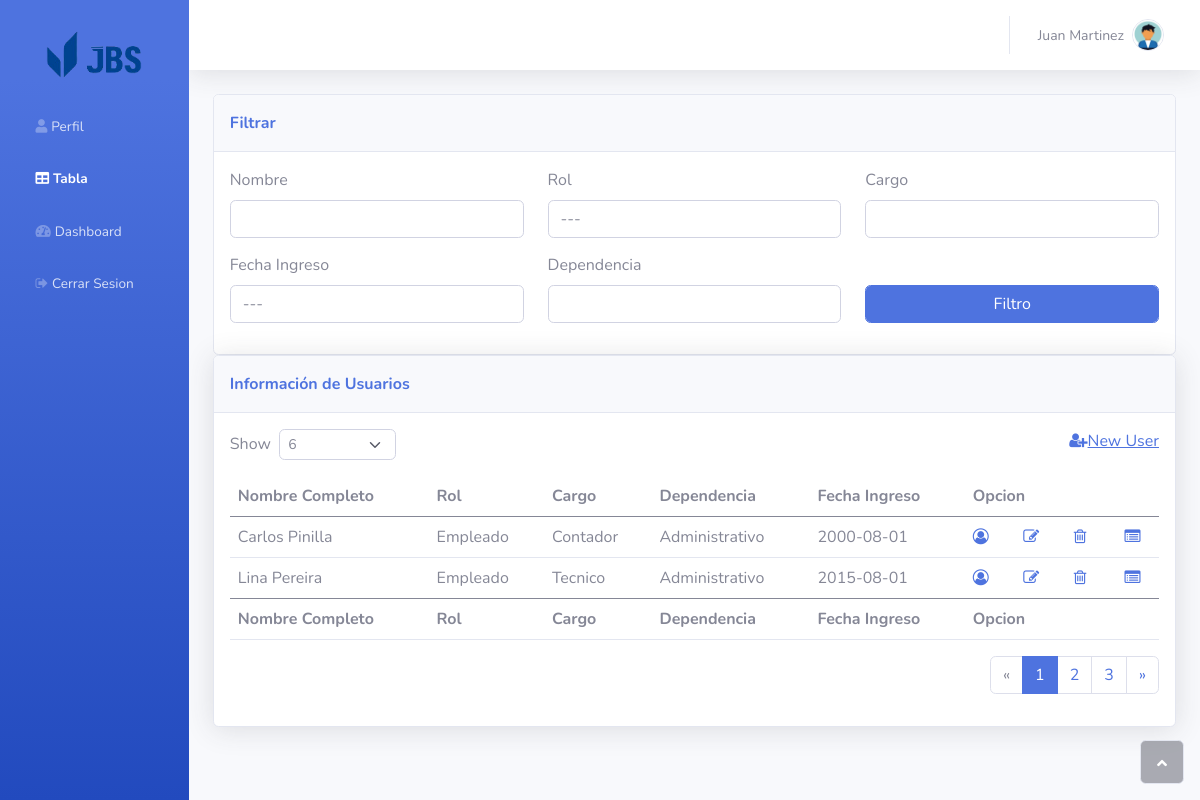
Page /system/table (signed in) on the committed database.
### flaskr/models/usuario.py (models this page shows, shortened)
class Usuario(UserMixin, sqla.Model):
    idUsuario = sqla.Column(sqla.Integer, primary_key=True, nullable=False)
    correo = sqla.Column(sqla.Text, nullable=False, unique=True)
    password = sqla.Column(sqla.Text, nullable=False)
    nombre = sqla.Column(sqla.Text, nullable=False)
    apellido = sqla.Column(sqla.Text, nullable=False)
    cedula = sqla.Column(sqla.Integer, nullable=False, unique=True)
    fecha_ingreso = sqla.Column(sqla.DateTime, nullable=False)
    fecha_contrato = sqla.Column(sqla.DateTime, nullable=False)
    tipo_contrato = sqla.Column(sqla.Text, nullable=False)
    cargo = sqla.Column(sqla.Text, nullable=False)
    dependencia = sqla.Column(sqla.Text, nullable=False)
    salario = sqla.Column(sqla.Float, nullable=False)
    estado = sqla.Column(sqla.Boolean, nullable=False, default=1)
    uuid = sqla.Column(sqla.String(64), nullable=False, default=lambda: str(uuid4()))
    idRol = sqla.Column(sqla.Integer, sqla.ForeignKey('rol.idRol'), nullable=False)
    nombreRol = sqla.relationship('Rol', backref=sqla.backref('usuarios', lazy=True))
    direccion = sqla.Column(sqla.String, nullable=False)
    celular = sqla.Column(sqla.Integer, nullable=False)
    telefono = sqla.Column(sqla.Integer, nullable=False)
    image = sqla.Column(sqla.Text, nullable=False)

### flaskr/models/rol.py (models this page shows)
class Rol(sqla.Model):
    idRol = sqla.Column(sqla.Integer, primary_key=True, nullable=False)
    tipo = sqla.Column(sqla.Text, nullable=False, unique=True)
    def __repr__(self):
        return self.tipo

### flaskr/system.py (the view, shortened to what this page needs)
@bp.route("/table")
@login_required
@admin_required
def table():
    form = FilterForm(request.args, meta={"csrf": False})
    if current_user.idRol == 1:
        usuarios = Usuario.query.filter((Usuario.idRol == 3) | (Usuario.idRol == 2), Usuario.estado == 1).all()
    elif current_user.idRol == 2:
        usuarios = Usuario.query.filter_by(idRol = 3, estado=1).all()
    categorias = [(0, "---")]
    for i in range(current_user.idRol, 3):
        rol = Rol.query.filter_by(idRol=i+1).first()
        rol_choice = (rol.idRol, rol)
        categorias.append(rol_choice)
    form.rol.choices = categorias
    try:
        is_ajax = int(request.args["ajax"])
    except:
        is_ajax = 0
    opciones = usuarios_mostrar(3,6)
    return render_template('system/table.html', form=form, usuarios=usuarios, opciones=opciones)

### flaskr/forms.py
class FilterForm(FlaskForm):
    name = StringField("Nombre", validators=[Length(max=15)])
    rol = SelectField("Rol", coerce=int)
    cargo = StringField("Cargo", validators=[Length(max=15)])
    date_admission = SelectField("Fecha Ingreso", coerce=int, choices=[(0, "---"), (1, "Antiguos a Recientes"), (2, "Recientes a Antiguos")])
    dependencia = StringField("Dependencia", validators=[Length(max=15)])
    submit = SubmitField("Filtro")

### flaskr/models/usuario.py (called while the page is built)
@login_manager.user_loader
def load_user(user_uuid):
    return Usuario.query.filter_by(uuid=user_uuid).first()

### flaskr/system.py (called while the page is built)
def admin_required(view):
        @functools.wraps(view)
        def wrapped_view(**kwargs):
            if current_user.idRol == 3:
                return redirect(url_for("system.profile"))
            return view(**kwargs)
        return wrapped_view

def usuarios_mostrar(cant_opciones, rango):
    return [ i for i in range(rango,(cant_opciones*rango)+rango,rango)]

### flaskr/templates/system/table.html (shortened to what this page needs)
{% extends 'base_after.html' %}
{% set active_page = 'Table' %}
{% from "_error_messages.html" import error_messages %}
{% block container %}
<div class="card">
    <div class="card-header py-3">
        <p class="text-primary m-0 fw-bold">Filtrar</p>
    </div>
    <div class="card-body">
        <form class="filter-form" action="{{ url_for('system.table' ) }}" method="GET">
            <div class="row">
                <div class="col">
                    <div class="form-group">
                        {{ form.name.label(class="form-label") }}
                        {{ form.name(class="form-control") }}
                    </div>
                </div>
                <div class="col">
                    <div class="form-group">
                        {{ form.rol.label(class="form-label") }}
                        {{ form.rol(class="form-control") }}
                    </div>
                </div>
                <div class="col">
                    <div class="form-group">
                        {{ form.cargo.label(class="form-label") }}
                        {{ form.cargo(class="form-control") }}
                    </div>
                </div>
            </div>
            <div class="row">
                <div class="col">
                    <div class="form-group">
                        {{ form.date_admission.label(class="form-label") }}
                        {{ form.date_admission(class="form-control") }}
                    </div>
                </div>
                <div class="col">
                    <div class="form-group">
                        {{ form.dependencia.label(class="form-label") }}
                        {{ form.dependencia(class="form-control") }}
                    </div>
                </div>
                <div class="col">
                    {{ form.submit(class="btn btn-primary form-control",style="margin-bottom: 0%;margin-top: 2em;") }}
                </div>
            </div>
        </form>
    </div>
</div>
<div class="card shadow">
    <div class="card-header py-3">
        <p class="text-primary m-0 fw-bold">Información de Usuarios</p>
    </div>
    <div class="card-body">
        <div class="row">
            <div class="col-md-6 text-nowrap">
                <div id="dataTable_length" name="dataTable_length" class="dataTables_length" aria-controls="dataTable">
                    <label class="form-label">Show&nbsp;
                        <select class="d-inline-block form-select form-select-sm">
                            {% for i in opciones%}
                            {% if opciones[0] == i%}
                            <option value="{{ i }}" selected="">{{ i }}</option>
                            {% else %}
                            <option value="{{ i }}">{{ i }}</option>
                            {% endif %}
                            {% endfor %}
                        </select>&nbsp;
                    </label>
                </div>
            </div>
            <div class="col-md-6">
                <div class="text-md-end dataTables_filter" id="dataTable_filter"><a
                        href="{{ url_for('system.NewUser') }}"><i class="fa fa-user-plus"></i><span>New User</span></a>
                </div>
            </div>
        </div>
        <div class="table-responsive table mt-2" id="dataTable" role="grid" aria-describedby="dataTable_info">
            <table class="table my-0" id="data">
                <thead>
                    <tr>
                        <th>Nombre Completo</th>
                        <th>Rol</th>
                        <th>Cargo</th>
                        <th>Dependencia</th>
                        <th>Fecha Ingreso</th>
                        <th>Opcion</th>
                    </tr>
                </thead>
                <tbody class="filtro_form">
                    {% if usuarios|length >= opciones[0] %}
                    {% set cantidad = opciones[0] %}
                    {% else %}
                    {% set cantidad = usuarios|length %}
                    {% endif %}
                    {% for i in range(cantidad) %}
                    <tr>
                        <td>{{ usuarios[i].nombre +" "+ usuarios[i].apellido}}</td>
                        <td>{{ usuarios[i].nombreRol }}</td>
                        <td>{{ usuarios[i].cargo }}</td>
                        <td>{{ usuarios[i].dependencia }}</td>
                        <td>{{ usuarios[i].fecha_ingreso.strftime('%Y-%m-%d') }}</td>
                        <td>
                            <div class="row">
                                <div class="col"><a href="{{ url_for('system.view', usuario_id=usuarios[i].idUsuario) }}"><i
                                            class="fa fa-user-circle-o"></i></a></div>
                                <div class="col"><a href="{{ url_for('system.edit', usuario_id=usuarios[i].idUsuario) }}"
                                        style="text-align: center;"><i class="fa fa-edit"></i></a></div>
                                <div class="col">
                                    <a href="{{ url_for('system.delete', usuario_id=usuarios[i].idUsuario) }}"
                                        onclick="return confirm(&#39;Esta seguro que quiere remover a este usuario?&#39;)">
                                        <i class="fa fa-trash-o"></i>
                                    </a>
                                </div>
                                {% if usuarios[i].idRol == 3 %}
                                <div class="col">
                                    <a href="{{ url_for('system.retroalimentacion', usuario_id=usuarios[i].idUsuario) }}">
                                        <i class="fa fa-list-alt"></i>
                                    </a>
                                </div>
                                {% else %}
                                <div class="col"><i class="fa fa-list-alt"></i></div>
                                {% endif %}
                            </div>
                        </td>
                    </tr>
                    {% endfor %}
                </tbody>
                <tfoot>
                    <tr>
                        <td><strong>Nombre Completo</strong></td>
                        <td><strong>Rol</strong></td>
                        <td><strong>Cargo</strong></td>
                        <td><strong>Dependencia</strong></td>
                        <td><strong>Fecha Ingreso</strong></td>
                        <td><strong>Opcion</strong></td>
                    </tr>
                </tfoot>
            </table>
        </div>
        <div class="row">
            <div class="col-md-6 align-self-center">
            </div>
            <div class="col-md-6">
                <nav class="d-lg-flex justify-content-lg-end dataTables_paginate paging_simple_numbers">
                    <ul class="pagination">
                        <li class="page-item disabled">
                            <a class="page-link" href="#" aria-label="Previous">
                                <span aria-hidden="true">«</span>
                            </a>
                        </li>
                        <li class="page-item numero_pagina active"><a class="page-link" href="#">1</a></li>
                        <li class="page-item numero_pagina"><a class="page-link" href="#">2</a></li>
                        <li class="page-item numero_pagina"><a class="page-link" href="#">3</a></li>
                        <li class="page-item">
                            <a class="page-link" href="#" aria-label="Next">
                                <span aria-hidden="true">»</span>
                            </a>
                        </li>
                    </ul>
                </nav>
            </div>
        </div>
    </div>
</div>
{% endblock %}

### flaskr/templates/base_after.html (shortened to what this page needs)
{% extends 'base.html' %}
{% block body %}
<body id="page-top" style="border-bottom-width: 1px;border-bottom-style: solid;">
    <div id="wrapper">
        <nav class="navbar navbar-dark align-items-start sidebar sidebar-dark accordion bg-gradient-primary p-0" style="width: 150px;">
            <div class="container-fluid d-flex flex-column p-0">
                <a class="navbar-brand d-flex justify-content-center align-items-center sidebar-brand m-0" style="width: 150px;height: 100px;margin: auto">
                    <img src="/static/img/logo.png" style="width: 100px;min-width: 70px; display: block;margin: auto;border-radius: 26px;">
                </a>
                <ul class="navbar-nav text-light" id="accordionSidebar">
                    <li class="nav-item"><a style="width: 150px;" class="nav-link {{'active' if active_page == 'Profile' else ''}}" href="{{ url_for('system.profile') }}"><i class="fas fa-user"></i><span>Perfil</span></a></li>
                    {% if current_user.idRol == 1 or current_user.idRol == 2 %}
                    <li class="nav-item"><a style="width: 150px;" class="nav-link {{'active' if active_page == 'Table' else ''}}" href="{{ url_for('system.table') }}"><i class="fas fa-table"></i><span>Tabla</span></a></li>
                    <li class="nav-item"><a style="width: 150px;" class="nav-link {{'active' if active_page == 'Dashboard' else ''}}" href="{{ url_for('system.dashboard') }}"><i class="fas fa-tachometer-alt"></i><span>Dashboard</span></a></li>
                    {% endif %}
                    <li class="nav-item"><a style="width: 150px;" class="nav-link " href="{{ url_for('auth.logout') }}"><i class="fa fa-sign-out"></i><span>Cerrar Sesion</span></a></li>
                </ul>
            </div>
        </nav>
        <div class="d-flex flex-column" id="content-wrapper">
            <div id="content">
                <nav class="navbar navbar-light navbar-expand bg-white shadow mb-4 topbar static-top">
                    <div class="container-fluid">
                        <ul class="navbar-nav flex-nowrap ms-auto">
                            <li class="nav-item dropdown no-arrow">
                                <div class="nav-item dropdown no-arrow">
                                    <a class="dropdown-toggle nav-link" aria-expanded="false" data-bs-toggle="dropdown" href="#">
                                        <span class="d-none d-lg-inline me-2 text-gray-600 small">{{current_user.nombre}} {{ current_user.apellido }}</span>
                                        <img class="rounded-circle border img-profile" src="{% if current_user.image %} {{ url_for('system.uploads', filename=current_user.image) }} {% else %} {{ url_for('static', filename='img/avatars/avatar.jpeg') }} {% endif %}">
                                    </a>
                                </div>
                            </li>
                        </ul>
                    </div>
                </nav>
                <div class="container-fluid">
                    {% block container %} {% endblock %}
                </div>
            </div>
        </div>
        <a class="border rounded d-inline scroll-to-top" href="#page-top">
            <i class="fas fa-angle-up"></i>
        </a>
    </div>
</body>
{% endblock %}

### flaskr/static/css/Login-Form-Clean.css (style rules this page uses)
@media (max-width:1366px) { * { box-sizing: border-box; } }
@media (max-width:1366px) { body { margin: 0; background-color: #204862 } }
@media (max-width:1366px) { input { margin-bottom: 15px; padding: 10px; border-radius: 10px; text-align: center; border: none; outline: none; } }

### rows in the picture
Usuario: nombre "Juan", apellido "Martinez"
Usuario: nombre+apellido "Carlos Pinilla", cargo "Contador", dependencia "Administrativo", fecha_ingreso "2000-08-01"
Rol: tipo "Empleado" "Empleado"
Usuario: nombre+apellido "Lina Pereira", cargo "Tecnico", dependencia "Administrativo", fecha_ingreso "2015-08-01"

### other values in the picture
form field value "6"
